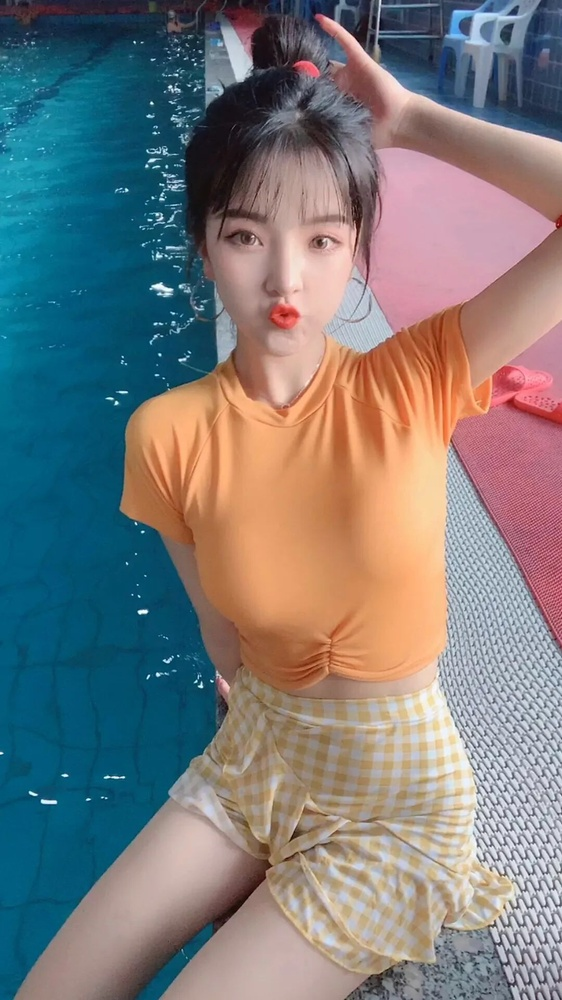
#> input picture opencv/lovely.jpg, 562 x 1000 px, shrunk from 1080 x 1920 before the run
$ python 06_Haar-Adaboost.py
#> lines starting #> are read from the running program, lines starting #| are printed output that depends on the picture; after the words box and inside, x2 and y2 are one past the last pixel; in counts of white or black regions, pixels touching at a corner belong together
### opencv/func.py
import cv2
import matplotlib.pyplot as plt
import numpy as np

# 显示图片方法
def showimg(img):
	plt.imshow(img)
	plt.axis('off') # 坐标轴
	plt.show()
# 显示图片方法
# [4 lines left out: function showgray, not called in this run]
# 读取图片
def imgread(imgurl):
#> called with imgurl = 'lovely.jpg'
	img = cv2.imread(imgurl)
#> img is the input picture: shape (1000, 562, 3); mean B, G, R 123.7, 122.6, 121.6
	# 因颜色通道不一样 需要转换
	img = cv2.cvtColor(img, cv2.COLOR_BGR2RGB)
	return img

def colorrand():
	return np.random.randint(0, 255,size=(3,)).tolist()
# 展示视频
# [16 lines left out: function showvideo, not called in this run]

def facedetect(img):
    # 级联分类器
    detector = cv2.CascadeClassifier('haarcascade_frontalface_alt.xml')
	# [11 lines of commented-out code are left out]
    rects = detector.detectMultiScale(img, scaleFactor=1.1,
    	minNeighbors=2, minSize=(10,10), flags=cv2.CASCADE_SCALE_IMAGE)
    for (x,y,w,h) in rects:
        # 画矩形框
        cv2.rectangle(img, (x,y), (x+w,y+h), (0,255,0), 2)
    return img

### opencv/06_Haar-Adaboost.py
# Haar特征 Adaboost级联分类器
from func import *

img = imgread('lovely.jpg')

detector = cv2.CascadeClassifier('haarcascade_frontalface_alt.xml')

rects = detector.detectMultiScale(img, scaleFactor=1.1,
	minNeighbors=2, minSize=(10,10), flags=cv2.CASCADE_SCALE_IMAGE)
#> rects = [[185, 160, 202, 202]]
for (x,y,w,h) in rects:
    #画矩形框
    cv2.rectangle(img, (x,y), (x+w,y+h), (0,255,0), 2)
#> this loop made 1 pass
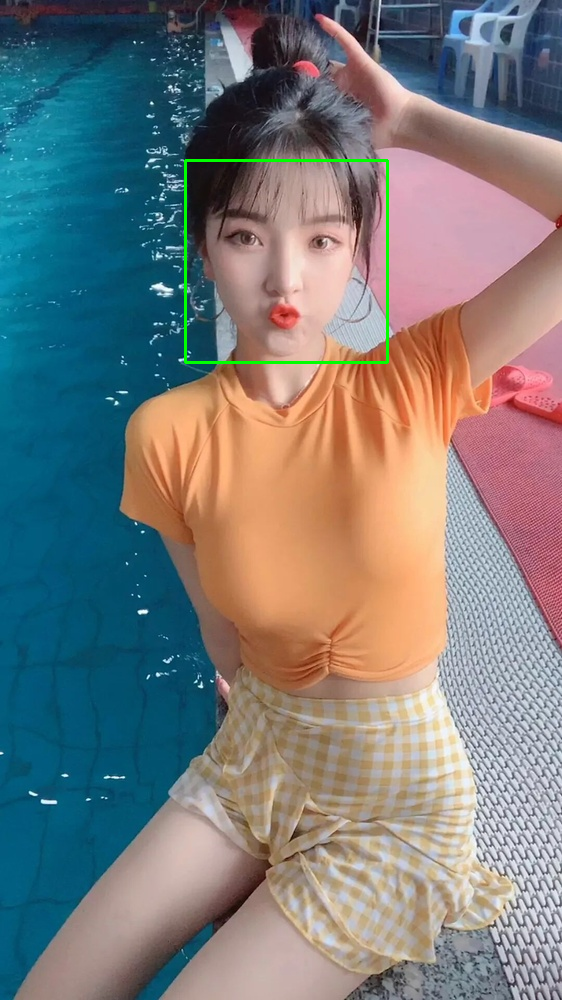
#> img: shape (1000, 562, 3); mean R, G, B 121.1, 123.2, 123.2

img2 = facedetect(img)
#> in facedetect, `rects = detector.detectMultiScale(img, scaleFactor=1.1, minNeighbors=2..`: rects = [[188, 163, 199, 199]]
#> the loop in facedetect, `for (x,y,w,h) in rects:` made 1 pass
#> after the loop in facedetect, `for (x,y,w,h) in rects:`:
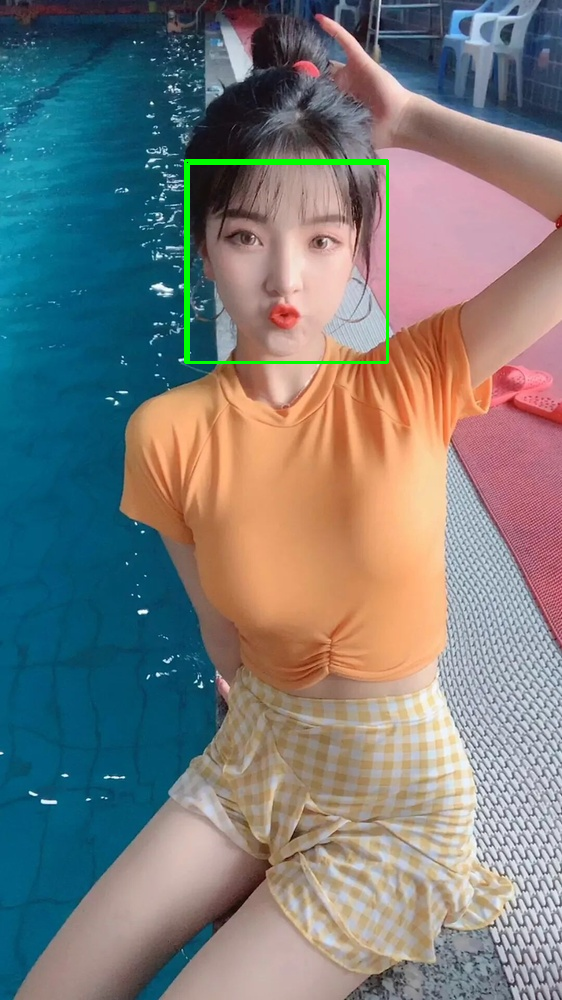
#> img: shape (1000, 562, 3); 0.21% of pixels changed, all inside (x1, y1, x2, y2) = (187, 162, 386, 361)
showimg(img2)
